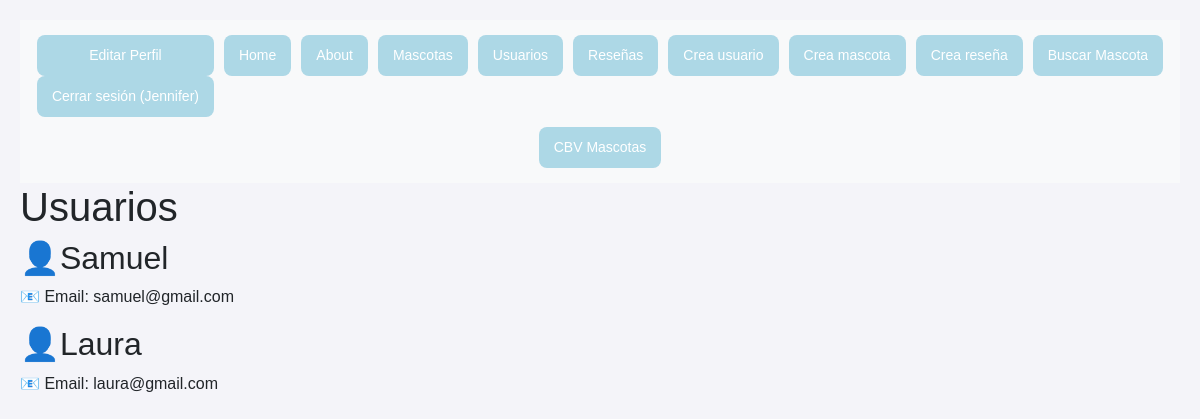
The app's page /usuario/ (signed in), older data.
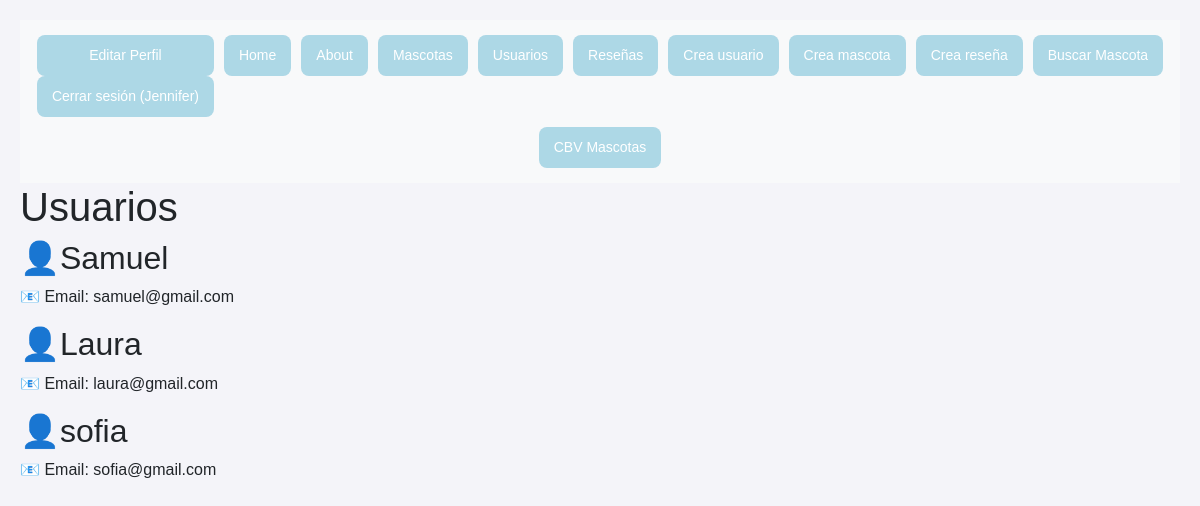
The same page, newer data.
### myapp/models.py (models this page shows, shortened)
class Usuario(models.Model):
    name = models.CharField(max_length=200)
    email = models.EmailField()

### myapp/views.py (the view)
# urls.py: path('usuario/', views.usuario),
@login_required(login_url='accounts:login')
def usuario(request):
    usuario = Usuario.objects.all()
    return render(request, 'usuario/usuario.html', {
        'usuario': usuario
    })

### myapp/templates/usuario/usuario.html
{% extends 'layouts/base.html' %}
{% block content %}
<h1>Usuarios</h1>
{% for usuario in usuario %}
<article>
    <h2>👤{{ usuario.name }}</h2>
        <p>📧 Email: {{ usuario.email }}</p>
</article>
{% endfor %}
{% endblock %}

Row changes from the older to the newer data that the page shows:
added Usuario: name "sofia", email "sofia@gmail.com"
